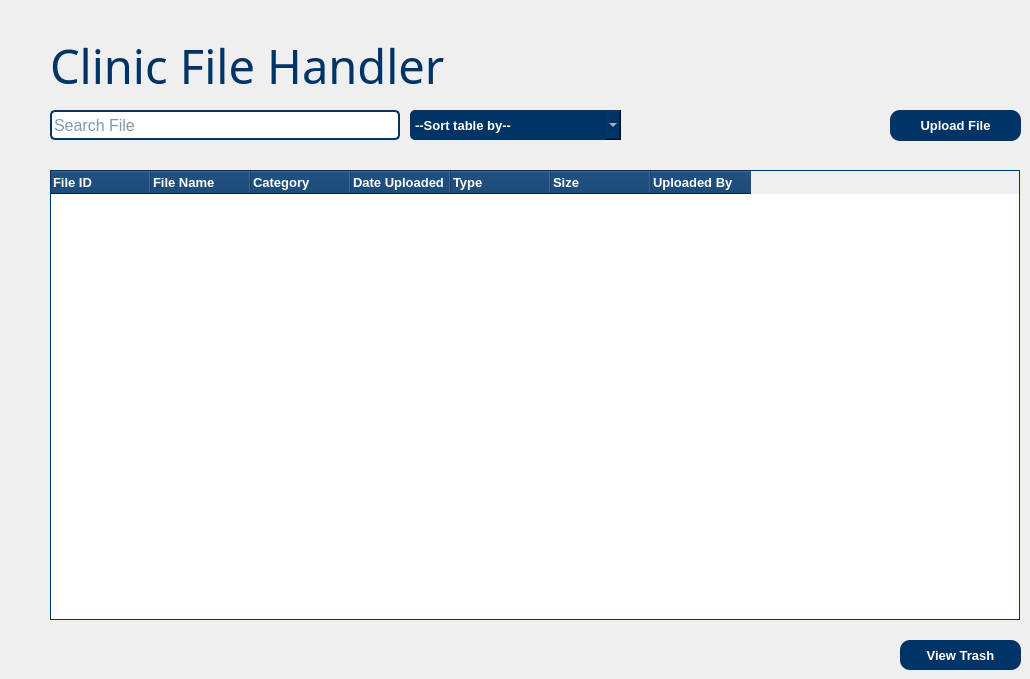
    <widget class="QWidget" name="pageFiles">
     <widget class="QLabel" name="label_Appointments_3">
      <property name="geometry">
       <rect>
        <x>50</x>
        <y>40</y>
        <width>481</width>
        <height>50</height>
       </rect>
      </property>
      <property name="font">
       <font>
        <family>Cooper Black</family>
        <pointsize>35</pointsize>
        <weight>50</weight>
        <bold>false</bold>
       </font>
      </property>
      <property name="styleSheet">
       <string notr="true">color: rgb(0, 51, 102);</string>
      </property>
      <property name="text">
       <string>Clinic File Handler</string>
      </property>
     </widget>
     <widget class="QPushButton" name="pushBtnUploadFile">
      <property name="geometry">
       <rect>
        <x>890</x>
        <y>110</y>
        <width>131</width>
        <height>31</height>
       </rect>
      </property>
      <property name="font">
       <font>
        <family>Arial</family>
        <pointsize>10</pointsize>
        <weight>75</weight>
        <bold>true</bold>
       </font>
      </property>
      <property name="styleSheet">
       <string notr="true">background-color: rgb(0, 51, 102);
color: white;
border-radius: 10px;</string>
      </property>
      <property name="text">
       <string>Upload File</string>
      </property>
      <property name="icon">
       <iconset>
        <normaloff>../wfpics/addIcon.png</normaloff>../wfpics/addIcon.png</iconset>
      </property>
      <property name="checkable">
       <bool>false</bool>
      </property>
     </widget>
     <widget class="QPushButton" name="pushBtnTrashFile">
      <property name="geometry">
       <rect>
        <x>900</x>
        <y>640</y>
        <width>121</width>
        <height>30</height>
       </rect>
      </property>
      <property name="font">
       <font>
        <family>Arial</family>
        <pointsize>10</pointsize>
        <weight>75</weight>
        <bold>true</bold>
       </font>
      </property>
      <property name="styleSheet">
       <string notr="true">background-color: rgb(0, 51, 102);
color: white;
border-radius: 10px;</string>
      </property>
      <property name="text">
       <string>View Trash</string>
      </property>
      <property name="icon">
       <iconset>
        <normaloff>../wfpics/trashIcon.png</normaloff>../wfpics/trashIcon.png</iconset>
      </property>
      <property name="checkable">
       <bool>false</bool>
      </property>
     </widget>
     <widget class="QTableWidget" name="tableWidgetFile">
      <property name="geometry">
       <rect>
        <x>50</x>
        <y>170</y>
        <width>970</width>
        <height>450</height>
       </rect>
      </property>
      <property name="font">
       <font>
        <pointsize>9</pointsize>
       </font>
      </property>
      <property name="styleSheet">
       <string notr="true">QTableWidget {
    border: 1px solid  rgb(0, 51, 102);
    background-color: white;
    gridline-color: #dcdcdc;
}

QHeaderView::section {
    background-color: rgb(0, 51, 102);
    color: white;
    padding: 2px;
}

QTableWidget::item {
    font-size: 10px;
	padding-left: 2px;
}
</string>
      </property>
      <column>
       <property name="text">
        <string>File ID</string>
       </property>
       <property name="font">
        <font>
         <family>Arial</family>
         <pointsize>10</pointsize>
         <weight>75</weight>
         <bold>true</bold>
        </font>
       </property>
       <property name="textAlignment">
        <set>AlignLeading|AlignVCenter</set>
       </property>
      </column>
      <column>
       <property name="text">
        <string>File Name</string>
       </property>
       <property name="font">
        <font>
         <family>Arial</family>
         <pointsize>10</pointsize>
         <weight>75</weight>
         <bold>true</bold>
        </font>
       </property>
       <property name="textAlignment">
        <set>AlignLeading|AlignVCenter</set>
       </property>
      </column>
      <column>
       <property name="text">
        <string>Category</string>
       </property>
       <property name="font">
        <font>
         <family>Arial</family>
         <pointsize>10</pointsize>
         <weight>75</weight>
         <bold>true</bold>
        </font>
       </property>
       <property name="textAlignment">
        <set>AlignLeading|AlignVCenter</set>
       </property>
      </column>
      <column>
       <property name="text">
        <string>Date Uploaded</string>
       </property>
       <property name="font">
        <font>
         <family>Arial</family>
         <pointsize>10</pointsize>
         <weight>75</weight>
         <bold>true</bold>
        </font>
       </property>
       <property name="textAlignment">
        <set>AlignLeading|AlignVCenter</set>
       </property>
      </column>
      <column>
       <property name="text">
        <string>Type</string>
       </property>
       <property name="font">
        <font>
         <family>Arial</family>
         <pointsize>10</pointsize>
         <weight>75</weight>
         <bold>true</bold>
        </font>
       </property>
       <property name="textAlignment">
        <set>AlignLeading|AlignVCenter</set>
       </property>
      </column>
      <column>
       <property name="text">
        <string>Size</string>
       </property>
       <property name="font">
        <font>
         <family>Arial</family>
         <pointsize>10</pointsize>
         <weight>75</weight>
         <bold>true</bold>
        </font>
       </property>
       <property name="textAlignment">
        <set>AlignLeading|AlignVCenter</set>
       </property>
      </column>
      <column>
       <property name="text">
        <string>Uploaded By</string>
       </property>
       <property name="font">
        <font>
         <family>Arial</family>
         <pointsize>10</pointsize>
         <weight>75</weight>
         <bold>true</bold>
        </font>
       </property>
       <property name="textAlignment">
        <set>AlignLeading|AlignVCenter</set>
       </property>
      </column>
     </widget>
     <widget class="QLineEdit" name="lineEditSearchFile">
      <property name="geometry">
       <rect>
        <x>50</x>
        <y>110</y>
        <width>350</width>
        <height>30</height>
       </rect>
      </property>
      <property name="font">
       <font>
        <family>Arial</family>
        <pointsize>12</pointsize>
       </font>
      </property>
      <property name="toolTipDuration">
       <number>-1</number>
      </property>
      <property name="styleSheet">
       <string notr="true">background-color: white;
color:  rgb(0, 51, 102);
border: 2px solid rgb(0, 51, 102);
border-radius: 5px;</string>
      </property>
      <property name="cursorPosition">
       <number>0</number>
      </property>
      <property name="alignment">
       <set>Qt::AlignLeading|Qt::AlignLeft|Qt::AlignVCenter</set>
      </property>
      <property name="placeholderText">
       <string>Search File</string>
      </property>
      <property name="cursorMoveStyle">
       <enum>Qt::LogicalMoveStyle</enum>
      </property>
      <property name="clearButtonEnabled">
       <bool>false</bool>
      </property>
     </widget>
     <widget class="QComboBox" name="sortFilesBtn">
      <property name="geometry">
       <rect>
        <x>410</x>
        <y>110</y>
        <width>211</width>
        <height>30</height>
       </rect>
      </property>
      <property name="font">
       <font>
        <family>Arial</family>
        <pointsize>10</pointsize>
        <weight>75</weight>
        <bold>true</bold>
       </font>
      </property>
      <property name="autoFillBackground">
       <bool>false</bool>
      </property>
      <property name="styleSheet">
       <string notr="true">background-color: rgb(0, 51, 102);
color: white;
border-radius: 5px;</string>
      </property>
      <property name="editable">
       <bool>false</bool>
      </property>
      <property name="currentText">
       <string>--Sort table by--</string>
      </property>
      <item>
       <property name="text">
        <string>--Sort table by--</string>
       </property>
      </item>
      <item>
       <property name="text">
        <string>Date Uploaded (Ascending)</string>
       </property>
      </item>
      <item>
       <property name="text">
        <string>Date Uploaded (Descending)</string>
       </property>
      </item>
      <item>
       <property name="text">
        <string>File Name (A-Z)</string>
       </property>
      </item>
      <item>
       <property name="text">
        <string>File Name (Z-A)</string>
       </property>
      </item>
      <item>
       <property name="text">
        <string>Category (A-Z)</string>
       </property>
      </item>
      <item>
       <property name="text">
        <string>File Type (A-Z)</string>
       </property>
      </item>
      <item>
       <property name="text">
        <string>Uploaded By (A-Z)</string>
       </property>
      </item>
     </widget>
    </widget>
